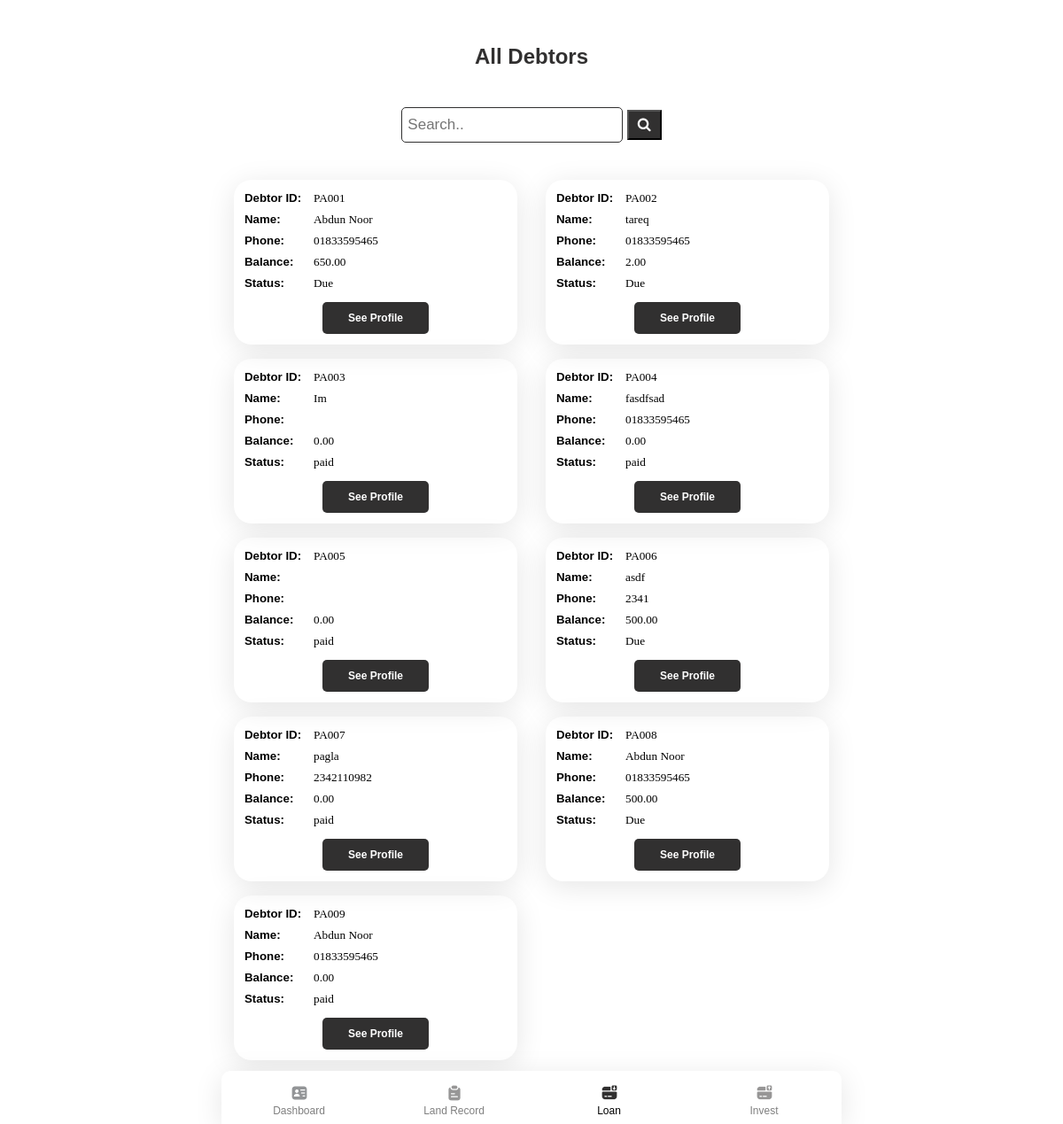
/debtor/ (signed in), run on the app's committed database.
### app/models.py (models this page shows, shortened)
class Debtor(models.Model):
    debtorName = models.CharField(max_length=50)
    phone = models.CharField(max_length=15, blank=True, null= True)
    address = models.TextField(blank=True, null= True)
    img = models.ImageField(default='avatar.png', upload_to='pics')
    lender = models.ForeignKey(User, on_delete=models.SET_NULL, blank=True, null=True)
    totalbalance = models.FloatField(default=0, null=True, blank=True)
    def __str__(self):
        return "PA00" +str(self.id)

### app/views.py (the view)
# urls.py: path('debtor/', views.debtor, name='debtor'),
@login_required(login_url='login')
def debtor(request):
    debtors = Debtor.objects.filter(lender_id=request.user.id)
    d = {}
    for debtor in debtors:
        accounts = Account.objects.filter(debtor=debtor)
        a, b, c = total_count_debtor(accounts)
        if c == 0:
            status = "paid"
        elif c > 0:
            status = "Due"
        else:
            status = "None"
        d[debtor] = c, status
    return render(request, "app/debtor.html",{
        "debtors": d,
    })

### app/views.py (called while the page is built)
def total_count_debtor(accounts):
    total_loan = 0
    total_depost = 0
    b = 0
    for account in accounts:
        total_loan = total_loan + account.loan
        total_depost = total_depost + account.deposit
    b = total_loan - total_depost
    return total_loan, total_depost, b

### app/templates/app/debtor.html (shortened to what this page needs)
{% extends "app/layout.html" %}
{% block body %}
<header style="text-align: center;">
    <h2>All Debtors</h2>
    <div class="search-container">
        <form action="{% url 'anysearch' 'debtors' %}" method="POST">
          <input type="text" placeholder="Search.." name="search">
          <button type="submit"><i class="fa fa-search"></i></button>
        </form>
    </div>
</header>
<div class="list-cards">
    {% for debtor, balance in debtors.items %}
    <div class="card list">
        <h5>Debtor ID: <span class="lightword">{{ debtor }}</span></h5>
        <h5>Name: <span class="lightword">{{ debtor.debtorName }}</span></h5>
        <h5>Phone: <span class="lightword">{{ debtor.phone }}</span></h5>
        <h5>Balance: <span class="lightword">{{ balance.0|floatformat:2 }}</span></h5>
        <h5>Status: <span class="lightword">{{ balance.1 }}</span></h5>
        <div class="buttondiv">
            <a href="{% url 'debtorprofile' debtor.id %}"><button class="samebuttons">See Profile</button></a>
        </div>
    </div>
    {% endfor %}
</div>
{% endblock %}

### app/static/app/css/main.css (style rules this page uses)
* { margin: 0; padding: 0; box-sizing: border-box; font-family: 'Poppins', sans-serif; }
html, body { height: 100%; max-width: 700px; margin: auto; }
.modal-body form input[type="date"],input[type="text"], input[type="number"], .formContainer input[type="text"], input[type="password"], input[type="submit"] { width: 100%; height: 40px; margin: 5px 0 20px 0; border-radius: 5px; padding-left: 15px; border: 1px solid #E1E1E1; }
header { margin: 50px 20px 0 20px; color: #313030; }
.list-cards { display: grid; grid-template-columns: repeat(auto-fit, minmax(320px, max-content)); grid-gap: 12px; justify-content: center; margin-top: 20px; padding-bottom: 70px; }
.card { width: 320px; height: 117px; margin: 2px 10px; box-shadow: 0px 6px 32px rgba(0, 0, 0, 0.1); border-radius: 20px; }
.close, .samebuttons, .menuCard button { width: 120px; height: 36px; background: #313030; border-radius: 5px; color: white; border: none; cursor: pointer; font-weight: 600; font-size: 12px; }
.search-container input[type=text] { width: 250px; padding: 6px; margin-top: 8px; font-size: 17px; border: 1px solid #313030; }
.search-container button { padding: 6px 10px; margin-top: 8px; background: #313030; font-size: 16px; color: white; cursor: pointer; margin-left: 0; }
.list { padding: 12px; height: 186px; position: relative; }
.list h5 { margin-bottom: 6px; line-height: 18px; }
.lightword { font-family: Poppins; font-style: normal; font-weight: 500; position: absolute; left: 90px; }
.buttondiv { text-align: center; margin-top: 12px; }

### data on the page
Debtor: id "PA001", debtorName "Abdun Noor", phone "01833595465", balance "650.00", balance "Due"
Debtor: id "PA002", debtorName "tareq", phone "01833595465", id "2.00", balance "Due"
Debtor: id "PA003", debtorName "Im", totalbalance "0.00", balance "paid"
Debtor: id "PA004", debtorName "fasdfsad", phone "01833595465", totalbalance "0.00", balance "paid"
Debtor: id "PA005", totalbalance "0.00", balance "paid"
Debtor: id "PA006", debtorName "asdf", phone "2341", balance "500.00", balance "Due"
Debtor: id "PA007", debtorName "pagla", phone "2342110982", totalbalance "0.00", balance "paid"
Debtor: id "PA008", debtorName "Abdun Noor", phone "01833595465", balance "500.00", balance "Due"
Debtor: id "PA009", debtorName "Abdun Noor", phone "01833595465", totalbalance "0.00", balance "paid"
